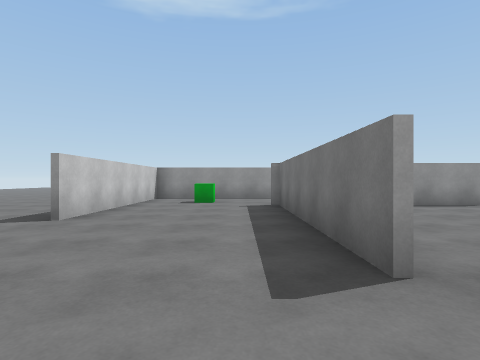
view 1 (above)

16 first-person views from a walk through a scene from a Unity 3-D project. The camera is 1.2 m above the floor, looks level and sees 80° across. The floor is counted in squares, 2 m on a side. Each view is taken from the middle of a square. On the plan, view 1 faces up. The plan holds only what a view shows up to about 9 squares ahead; the rest is blank. The place goes on beyond the plan. Surface patterns are stand-ins for the level's own textures.

view 2
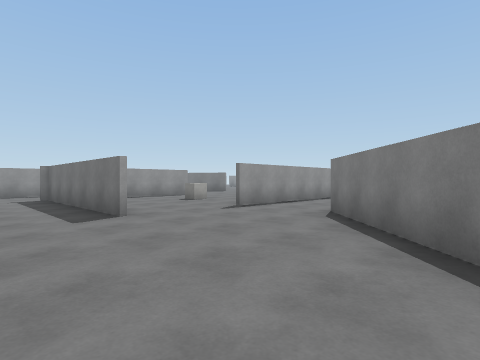

view 3
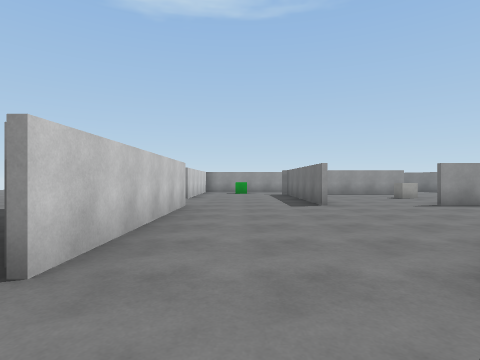

view 4
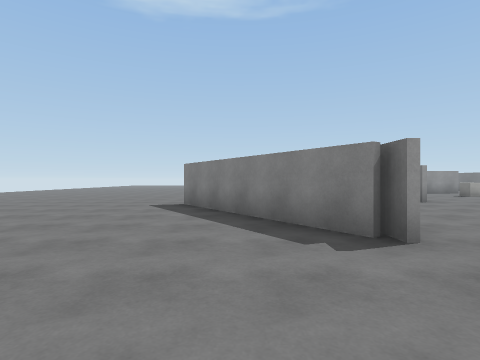

view 5
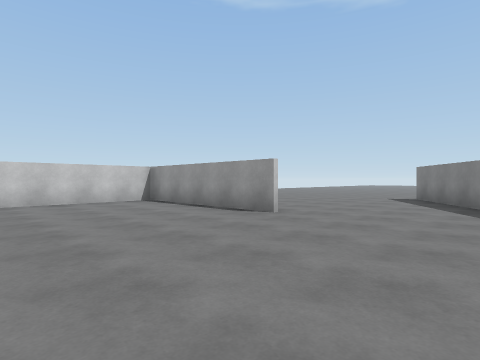

view 6
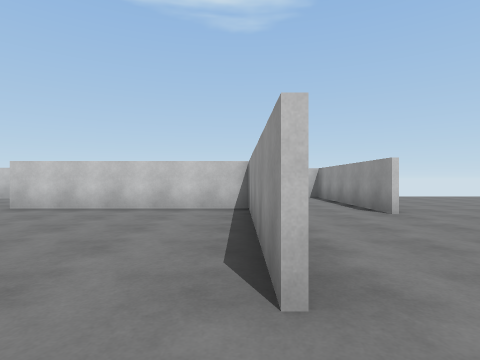

view 7
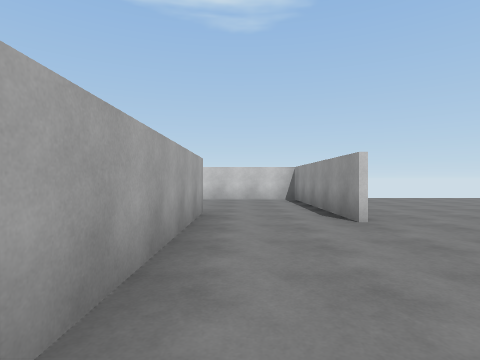

view 8
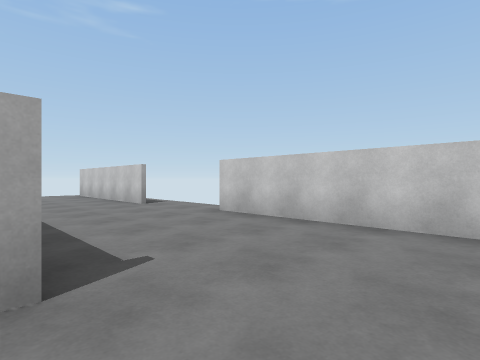

view 9
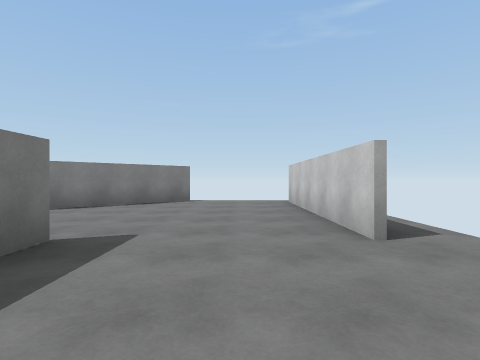

view 10
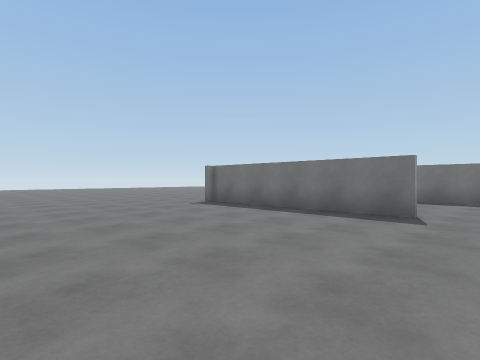

view 11
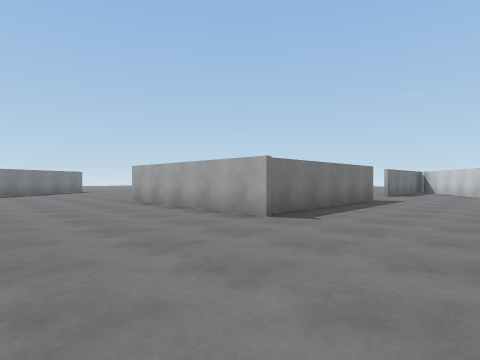

view 12
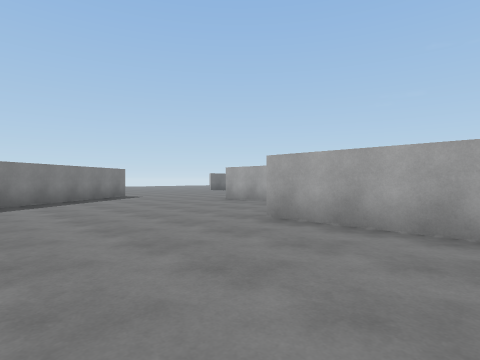

view 13
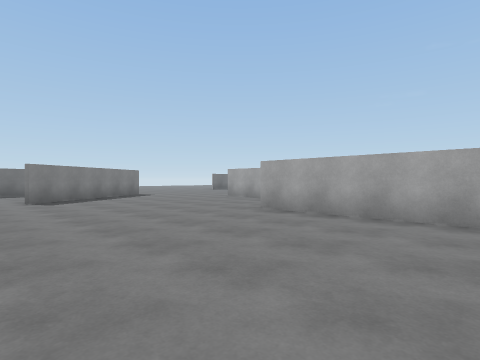

view 14
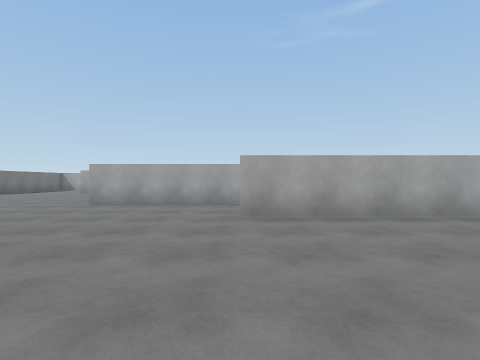

view 15
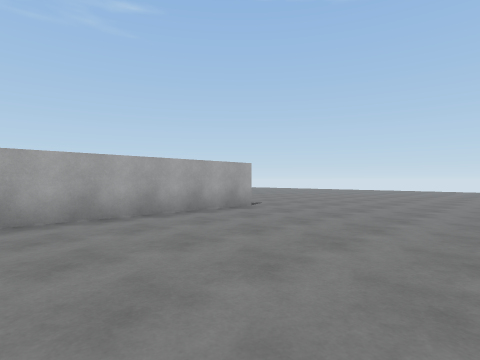

view 16
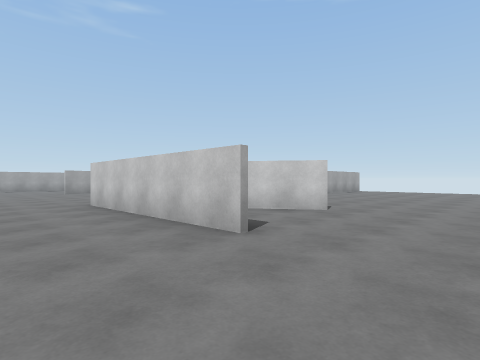

### Floor plan
Points are (right, up) in squares from view 1. A wall is a line through its corners. A room is listed if a view was taken in it or the views show most of it. See-through windows are left out.
Room 1 (view 1)
walls: (1.6, -2.8) (4.2, -0.3); (-2.3, 0.6) (-2.3, -2.4)
ways out: opening at (-0.5, -2.5) to room 2; opening at (2.5, 2) to room 2; opening at (4, 0.5) to room 2; opening at (-0.5, 1.5) to room 3
Room 2 (views 2, 3, 4, 5, 6)
walls: (7, 1.8) (3.8, 1.8); (5.8, 6.8) (4.1, 6.8); (-2.3, -2.4) (-2.3, -3.4); (-6.2, -4.8) (-11, -4.8) (-11, -9.9)
ways out: opening at (-0.5, -2.5) to room 1; opening at (2.5, 2) to room 1; opening at (4, 0.5) to room 1; opening at (-5, -4) to room 3; opening at (6.7, 8) to room 3
objects: other object (4, 5)
Room 3 (views 7, 8, 10, 11, 12, 13, 14, 15, 16)
walls: (-2.7, 9) (-2.7, 4.2); (-2.8, 4.2) (-2.8, 9.4) (2, 9.4); (-5.4, 1.3) (-4.4, -0.2); (-2.3, 1.8) (-2.3, 0.6); (2, 6.9) (5.8, 6.9); (0.9, 1.8) (0.9, 6.8); (-10, -2.3) (-11.5, -2.3); (-2.6, -3) (-5.4, 1.1); (-2.4, -3.4) (-2.4, -2.8); (-11.4, -4.7) (-6.8, -4.7); (8.6, 9.8) (6.6, 12.8)
ways out: opening at (-0.5, 1.5) to room 1; opening at (-5, -4) to room 2; opening at (6.7, 8) to room 2; opening at (-11, -3.5) to room 4; opening at (7.5, 13.5)
objects: other object (-1, 8)
Room 4 (view 9)
walls: (-14.3, -9.8) (-14.3, -14.9); (-11.1, -9.9) (-11.1, -9.1); (-11.5, -15.3) (-9, -12.9); (-11.5, -2.3) (-14.7, -2.3) (-14.7, -7.4)
ways out: opening at (-11, -3.5) to room 3

Where each view was taken, in squares from view 1:
view 1: 0 up, 0 right, facing up
view 2: 3 down, 1 left, facing up-right
view 3: 5 down, 1 left, facing up
view 4: 6 down, 4 left, facing up
view 5: 9 down, 3 left, facing up-left
view 6: 5 down, 5 left, facing left
view 7: 4 down, 6 left, facing left
view 8: 3 down, 11 left, facing down-left
view 9: 7 down, 13 left, facing down
view 10: 3 up, 8 left, facing up-right
view 11: 13 up, 6 left, facing down-right
view 12: 13 up, 1 left, facing down-right
view 13: 14 up, 2 left, facing down-right
view 14: 14 up, 2 right, facing down
view 15: 14 up, 2 right, facing down-left
view 16: 4 up, 0 right, facing down-left
